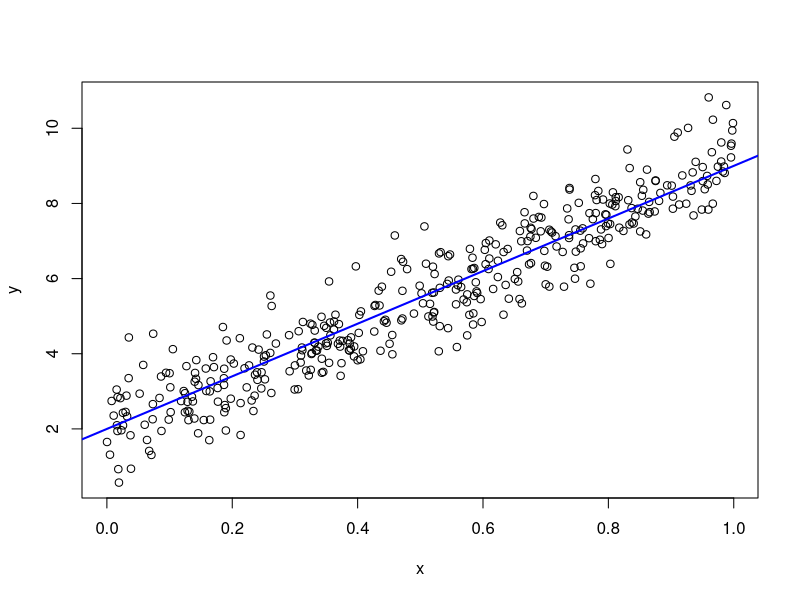

This chart was generated by the following R code: (Note: this script raises an error after producing the figure.)
## This was written by Jenny!
## our first stand-alone script
## can be source'd
## or could be run from command line via R CMD BATCH
## in Rstudio, we experimented with the various buttons
## and keyboard shortcuts RStudio's provides for sending
## code to the R console

a <- 2
b <- 7
sigSq <- 0.5
n <- 400

x <- runif(n)
y <- a + b * x +
  rnorm(n, sd = sqrt(sigSq))
(avgX <- mean(x))

plot(x, y)
abline(a, b, col = "blue", lwd = 2)

write(avgX, "results/avgX.txt")
dev.print(pdf, "figs/niftyPlot.pdf")
